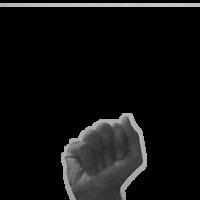
#> input picture database/a/104.jpg, 200 x 200 px; its folder holds only this picture in this run
$ python create_csv.py
#> lines starting #> are read from the running program, lines starting #| are printed output that depends on the picture
# -*- coding: utf-8 -*-
"""
Created on Sat Aug 31 21:56:42 2019

@author: Khushwant Rai
"""

import cv2
import numpy as np
import os
import glob
import pandas as pd

#directory which contains image data
directory = "D:\\uwo\\\computer_vision\\projects\\sign_lang_detector\\database\\"
#path where csv file will be saved
path = "D:\\uwo\\\computer_vison\\projects\\sign_lang_detector\\database\\dataset.csv"
#folder names
alpha= 'abcdefghiklmnoruwy'

def main():
    for f in range(len(alpha)):
        paths = os.path.join(directory+alpha[f]+'\\',"*jpg")
        imgs_paths = glob.glob(paths)
        for p in imgs_paths:
            imgs = cv2.imread(p)
#> imgs is the input picture: shape (200, 200, 3); min 0, max 202, mean 16.5
            imgs = cv2.cvtColor(imgs, cv2.COLOR_BGR2GRAY)
#> imgs: shape (200, 200)
            #resize images to 28x28
            imgs = cv2.resize(imgs, None, fx=0.14,fy=0.14,interpolation=cv2.INTER_AREA)
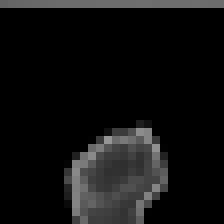
#> imgs: shape (28, 28) (shown 8 times larger); min 0, max 149, mean 16.5
            imgs = imgs.ravel()
#> imgs = 784 values, max 149 at index 489, min 0 at index 28, mean 16.48
            #save id number in first column
            imgs = np.insert(imgs,0,f+1)
#> imgs = 785 values, max 149 at index 490, min 0 at index 29, mean 16.46
            #save data to csv file
            df = pd.DataFrame(imgs).T
#> df = table of 1 rows and 785 columns
            df.to_csv(path, mode='a',index=False, header=False)
#> pass 2 of the loop in main, `for f in range(len(alpha)):`:
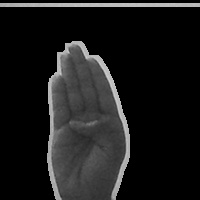
#> input picture database/b/18.jpg, 200 x 200 px
#> in main, imgs is the input picture: shape (200, 200, 3); min 0, max 208, mean 26.2
#> in main, `imgs = cv2.resize(imgs, None, fx=0.14,fy=0.14,interpolation=cv2.INTER_..`:
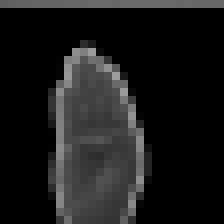
#> imgs: shape (28, 28) (shown 8 times larger); min 0, max 157, mean 26.2
#> in main, `imgs = imgs.ravel()`: imgs = 784 values, max 157 at index 266, min 0 at index 28, mean 26.24
#> in main, `imgs = np.insert(imgs,0,f+1)`: imgs = 785 values, max 157 at index 267, min 0 at index 29, mean 26.21

if __name__ == '__main__':
    main()
